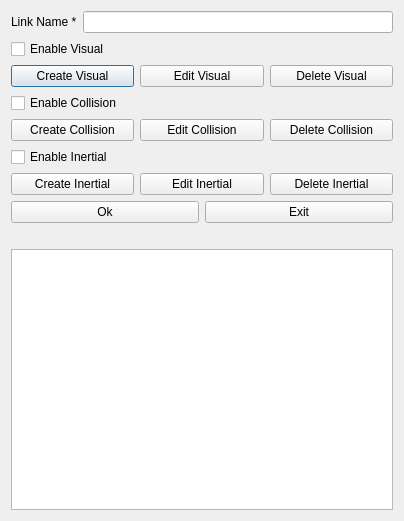
<?xml version="1.0" encoding="UTF-8"?>
<ui version="4.0">
 <class>AddLink</class>
 <widget class="QDialog" name="AddLink">
  <property name="geometry">
   <rect>
    <x>0</x>
    <y>0</y>
    <width>404</width>
    <height>521</height>
   </rect>
  </property>
  <property name="windowTitle">
   <string>Dialog</string>
  </property>
  <layout class="QVBoxLayout" name="verticalLayout_2">
   <item>
    <layout class="QVBoxLayout" name="verticalLayout">
     <item>
      <layout class="QHBoxLayout" name="horizontalLayout">
       <item>
        <widget class="QLabel" name="label">
         <property name="text">
          <string>Link Name *</string>
         </property>
        </widget>
       </item>
       <item>
        <widget class="QLineEdit" name="lineEdit"/>
       </item>
      </layout>
     </item>
     <item>
      <widget class="QCheckBox" name="enable_visual">
       <property name="text">
        <string>Enable Visual </string>
       </property>
      </widget>
     </item>
     <item>
      <layout class="QHBoxLayout" name="horizontalLayout_3">
       <item>
        <widget class="QPushButton" name="create_visual">
         <property name="text">
          <string>Create Visual</string>
         </property>
        </widget>
       </item>
       <item>
        <widget class="QPushButton" name="edit_visual">
         <property name="text">
          <string>Edit Visual</string>
         </property>
        </widget>
       </item>
       <item>
        <widget class="QPushButton" name="delete_visual">
         <property name="text">
          <string>Delete Visual</string>
         </property>
        </widget>
       </item>
      </layout>
     </item>
     <item>
      <widget class="QCheckBox" name="enable_collision">
       <property name="text">
        <string>Enable Collision</string>
       </property>
      </widget>
     </item>
     <item>
      <layout class="QHBoxLayout" name="horizontalLayout_4">
       <item>
        <widget class="QPushButton" name="create_collision">
         <property name="text">
          <string>Create Collision</string>
         </property>
        </widget>
       </item>
       <item>
        <widget class="QPushButton" name="edit_collision">
         <property name="text">
          <string>Edit Collision</string>
         </property>
        </widget>
       </item>
       <item>
        <widget class="QPushButton" name="delete_collision">
         <property name="text">
          <string>Delete Collision</string>
         </property>
        </widget>
       </item>
      </layout>
     </item>
     <item>
      <widget class="QCheckBox" name="enable_inertial">
       <property name="text">
        <string>Enable Inertial</string>
       </property>
      </widget>
     </item>
     <item>
      <layout class="QHBoxLayout" name="horizontalLayout_5">
       <item>
        <widget class="QPushButton" name="create_inertial">
         <property name="text">
          <string>Create Inertial</string>
         </property>
        </widget>
       </item>
       <item>
        <widget class="QPushButton" name="edit_inertial">
         <property name="text">
          <string>Edit Inertial</string>
         </property>
        </widget>
       </item>
       <item>
        <widget class="QPushButton" name="delete_inertial">
         <property name="text">
          <string>Delete Inertial</string>
         </property>
        </widget>
       </item>
      </layout>
     </item>
     <item>
      <layout class="QHBoxLayout" name="horizontalLayout_2">
       <item>
        <widget class="QPushButton" name="ok">
         <property name="text">
          <string>Ok</string>
         </property>
        </widget>
       </item>
       <item>
        <widget class="QPushButton" name="close">
         <property name="text">
          <string>Exit</string>
         </property>
        </widget>
       </item>
      </layout>
     </item>
     <item>
      <widget class="QLabel" name="error">
       <property name="text">
        <string/>
       </property>
      </widget>
     </item>
     <item>
      <widget class="QTextBrowser" name="error_list"/>
     </item>
    </layout>
   </item>
  </layout>
 </widget>
 <resources/>
 <connections/>
</ui>
